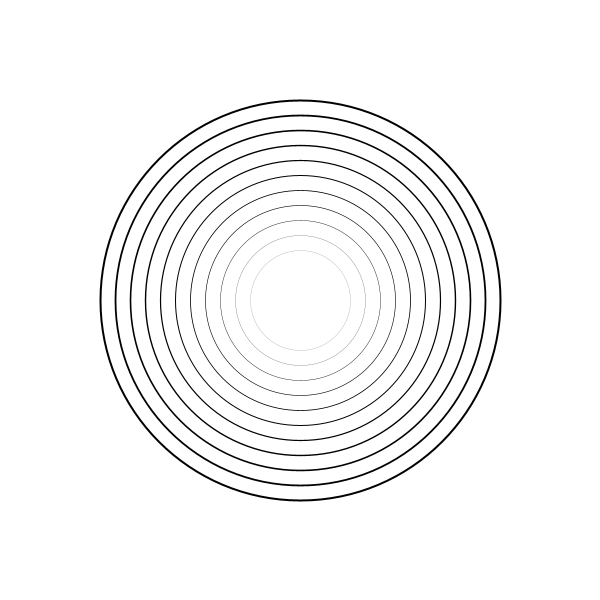
Frame 1 (no input)
Frame 60 (the mouse pressed at the canvas centre just before this capture): identical to frame 1, image omitted
Frame 120 (the mouse held since frame 60 and released just before this capture): identical to frame 1, image omitted

The Processing sketch that drew this single still picture (run headless with seeded random() and noise(); from frame 60 on, the mouse is pressed at the canvas centre):

// Processing sketch: concentric_circles
// ── concentric_circles.pde
int numCircles = 10;

float minDiameter = 100;
float maxDiameter = 400;
float diameterStep = (maxDiameter - minDiameter) / numCircles;

float maxStroke = 2;
float strokeStep = maxStroke / numCircles;

void setup() {
  size(600, 600);
}

void draw() {
  background(255);
  noFill();
  
  for (int i = 0; i <= numCircles; i++) {
    float currentDiameter = maxDiameter - i * diameterStep;
    float currentStroke = maxStroke - i * strokeStep;
    strokeWeight(currentStroke);
    stroke(0);
    ellipse(width/2, height/2, currentDiameter, currentDiameter);
  }
}
